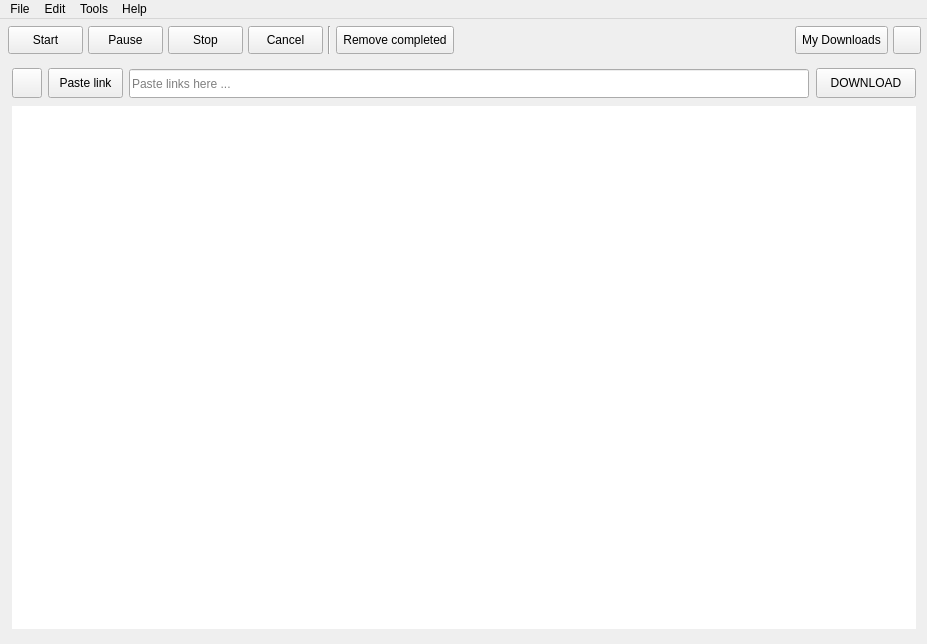
<?xml version="1.0" encoding="UTF-8"?>
<ui version="4.0">
 <class>MainWindow</class>
 <widget class="QMainWindow" name="MainWindow">
  <property name="windowModality">
   <enum>Qt::NonModal</enum>
  </property>
  <property name="enabled">
   <bool>true</bool>
  </property>
  <property name="geometry">
   <rect>
    <x>0</x>
    <y>0</y>
    <width>927</width>
    <height>644</height>
   </rect>
  </property>
  <property name="sizePolicy">
   <sizepolicy hsizetype="Preferred" vsizetype="Preferred">
    <horstretch>3</horstretch>
    <verstretch>3</verstretch>
   </sizepolicy>
  </property>
  <property name="minimumSize">
   <size>
    <width>680</width>
    <height>420</height>
   </size>
  </property>
  <property name="maximumSize">
   <size>
    <width>16777215</width>
    <height>16777215</height>
   </size>
  </property>
  <property name="sizeIncrement">
   <size>
    <width>2</width>
    <height>2</height>
   </size>
  </property>
  <property name="baseSize">
   <size>
    <width>760</width>
    <height>540</height>
   </size>
  </property>
  <property name="font">
   <font>
    <family>Segoe UI</family>
   </font>
  </property>
  <property name="windowTitle">
   <string notr="true">LIII BitTorrent Client</string>
  </property>
  <property name="windowIcon">
   <iconset resource="../../resources/LIII/resources-LIII.qrc">
    <normaloff>:/icon.ico</normaloff>:/icon.ico</iconset>
  </property>
  <property name="styleSheet">
   <string notr="true"/>
  </property>
  <property name="iconSize">
   <size>
    <width>48</width>
    <height>48</height>
   </size>
  </property>
  <property name="cursor">
   <cursorShape>ArrowCursor</cursorShape>
  </property>
  <widget class="QWidget" name="centralWidget">
   <property name="sizePolicy">
    <sizepolicy hsizetype="Expanding" vsizetype="Expanding">
     <horstretch>0</horstretch>
     <verstretch>0</verstretch>
    </sizepolicy>
   </property>
   <property name="minimumSize">
    <size>
     <width>600</width>
     <height>400</height>
    </size>
   </property>
   <property name="maximumSize">
    <size>
     <width>16777215</width>
     <height>16777215</height>
    </size>
   </property>
   <property name="sizeIncrement">
    <size>
     <width>2</width>
     <height>2</height>
    </size>
   </property>
   <property name="autoFillBackground">
    <bool>false</bool>
   </property>
   <property name="styleSheet">
    <string notr="true"/>
   </property>
   <layout class="QVBoxLayout" name="verticalLayout">
    <property name="spacing">
     <number>0</number>
    </property>
    <property name="leftMargin">
     <number>8</number>
    </property>
    <property name="topMargin">
     <number>0</number>
    </property>
    <property name="rightMargin">
     <number>6</number>
    </property>
    <property name="bottomMargin">
     <number>7</number>
    </property>
    <item>
     <widget class="QWidget" name="wTop" native="true">
      <property name="sizePolicy">
       <sizepolicy hsizetype="Preferred" vsizetype="Preferred">
        <horstretch>0</horstretch>
        <verstretch>0</verstretch>
       </sizepolicy>
      </property>
      <property name="minimumSize">
       <size>
        <width>0</width>
        <height>42</height>
       </size>
      </property>
      <property name="maximumSize">
       <size>
        <width>16777215</width>
        <height>42</height>
       </size>
      </property>
      <property name="styleSheet">
       <string notr="true"/>
      </property>
      <layout class="QHBoxLayout" name="horizontalLayout" stretch="0,0,0,0,0,0,1,0,0">
       <property name="spacing">
        <number>5</number>
       </property>
       <property name="leftMargin">
        <number>0</number>
       </property>
       <property name="topMargin">
        <number>0</number>
       </property>
       <property name="rightMargin">
        <number>0</number>
       </property>
       <property name="bottomMargin">
        <number>0</number>
       </property>
       <item>
        <widget class="QToolButton" name="startButton">
         <property name="minimumSize">
          <size>
           <width>75</width>
           <height>28</height>
          </size>
         </property>
         <property name="maximumSize">
          <size>
           <width>75</width>
           <height>28</height>
          </size>
         </property>
         <property name="text">
          <string>Start</string>
         </property>
         <property name="icon">
          <iconset resource="../../resources/LIII/resources-LIII.qrc">
           <normaloff>:/start-normal.png</normaloff>
           <disabledoff>:/start-disabled.png</disabledoff>:/start-normal.png</iconset>
         </property>
         <property name="iconSize">
          <size>
           <width>20</width>
           <height>18</height>
          </size>
         </property>
         <property name="toolButtonStyle">
          <enum>Qt::ToolButtonTextBesideIcon</enum>
         </property>
        </widget>
       </item>
       <item>
        <widget class="QToolButton" name="pauseButton">
         <property name="enabled">
          <bool>true</bool>
         </property>
         <property name="sizePolicy">
          <sizepolicy hsizetype="Fixed" vsizetype="Fixed">
           <horstretch>0</horstretch>
           <verstretch>0</verstretch>
          </sizepolicy>
         </property>
         <property name="minimumSize">
          <size>
           <width>75</width>
           <height>28</height>
          </size>
         </property>
         <property name="maximumSize">
          <size>
           <width>75</width>
           <height>28</height>
          </size>
         </property>
         <property name="baseSize">
          <size>
           <width>75</width>
           <height>0</height>
          </size>
         </property>
         <property name="font">
          <font>
           <family>Segoe UI</family>
          </font>
         </property>
         <property name="text">
          <string>Pause</string>
         </property>
         <property name="icon">
          <iconset resource="../../resources/LIII/resources-LIII.qrc">
           <normaloff>:/pause.png</normaloff>
           <disabledoff>:/pause_disabled.png</disabledoff>
           <disabledon>:/pause.png</disabledon>:/pause.png</iconset>
         </property>
         <property name="iconSize">
          <size>
           <width>20</width>
           <height>18</height>
          </size>
         </property>
         <property name="toolButtonStyle">
          <enum>Qt::ToolButtonTextBesideIcon</enum>
         </property>
         <property name="autoRaise">
          <bool>false</bool>
         </property>
        </widget>
       </item>
       <item>
        <widget class="QToolButton" name="stopButton">
         <property name="minimumSize">
          <size>
           <width>75</width>
           <height>28</height>
          </size>
         </property>
         <property name="maximumSize">
          <size>
           <width>75</width>
           <height>28</height>
          </size>
         </property>
         <property name="text">
          <string>Stop</string>
         </property>
         <property name="icon">
          <iconset resource="../../resources/LIII/resources-LIII.qrc">
           <normaloff>:/stop-normal.png</normaloff>
           <disabledoff>:/stop-disabled.png</disabledoff>:/stop-normal.png</iconset>
         </property>
         <property name="iconSize">
          <size>
           <width>20</width>
           <height>18</height>
          </size>
         </property>
         <property name="toolButtonStyle">
          <enum>Qt::ToolButtonTextBesideIcon</enum>
         </property>
        </widget>
       </item>
       <item>
        <widget class="QToolButton" name="cancelButton">
         <property name="sizePolicy">
          <sizepolicy hsizetype="Preferred" vsizetype="Fixed">
           <horstretch>0</horstretch>
           <verstretch>0</verstretch>
          </sizepolicy>
         </property>
         <property name="minimumSize">
          <size>
           <width>75</width>
           <height>28</height>
          </size>
         </property>
         <property name="maximumSize">
          <size>
           <width>16777215</width>
           <height>28</height>
          </size>
         </property>
         <property name="baseSize">
          <size>
           <width>75</width>
           <height>0</height>
          </size>
         </property>
         <property name="font">
          <font>
           <family>Segoe UI</family>
          </font>
         </property>
         <property name="text">
          <string>Cancel</string>
         </property>
         <property name="icon">
          <iconset resource="../../resources/LIII/resources-LIII.qrc">
           <normaloff>:/stop.png</normaloff>
           <normalon>:/stop.png</normalon>
           <disabledoff>:/stop_disabled.png</disabledoff>
           <disabledon>:/stop_disabled.png</disabledon>
           <activeoff>:/stop.png</activeoff>
           <activeon>:/stop.png</activeon>
           <selectedoff>:/stop.png</selectedoff>
           <selectedon>:/stop.png</selectedon>:/stop.png</iconset>
         </property>
         <property name="iconSize">
          <size>
           <width>20</width>
           <height>18</height>
          </size>
         </property>
         <property name="toolButtonStyle">
          <enum>Qt::ToolButtonTextBesideIcon</enum>
         </property>
         <property name="autoRaise">
          <bool>false</bool>
         </property>
        </widget>
       </item>
       <item>
        <widget class="Line" name="line_2">
         <property name="minimumSize">
          <size>
           <width>2</width>
           <height>28</height>
          </size>
         </property>
         <property name="maximumSize">
          <size>
           <width>16777215</width>
           <height>28</height>
          </size>
         </property>
         <property name="frameShadow">
          <enum>QFrame::Sunken</enum>
         </property>
         <property name="orientation">
          <enum>Qt::Vertical</enum>
         </property>
        </widget>
       </item>
       <item>
        <widget class="QToolButton" name="clearButton">
         <property name="sizePolicy">
          <sizepolicy hsizetype="Preferred" vsizetype="Fixed">
           <horstretch>0</horstretch>
           <verstretch>0</verstretch>
          </sizepolicy>
         </property>
         <property name="minimumSize">
          <size>
           <width>75</width>
           <height>28</height>
          </size>
         </property>
         <property name="maximumSize">
          <size>
           <width>16777215</width>
           <height>28</height>
          </size>
         </property>
         <property name="baseSize">
          <size>
           <width>75</width>
           <height>0</height>
          </size>
         </property>
         <property name="font">
          <font>
           <family>Segoe UI</family>
          </font>
         </property>
         <property name="cursor">
          <cursorShape>ArrowCursor</cursorShape>
         </property>
         <property name="styleSheet">
          <string notr="true"/>
         </property>
         <property name="text">
          <string>Remove completed</string>
         </property>
         <property name="icon">
          <iconset resource="../../resources/LIII/resources-LIII.qrc">
           <normaloff>:/cleanup.png</normaloff>
           <disabledoff>:/cleanup_disabled.png</disabledoff>
           <disabledon>:/cleanup.png</disabledon>
           <activeoff>:/cleanup_hover.png</activeoff>
           <activeon>:/cleanup_hover.png</activeon>:/cleanup.png</iconset>
         </property>
         <property name="iconSize">
          <size>
           <width>20</width>
           <height>18</height>
          </size>
         </property>
         <property name="toolButtonStyle">
          <enum>Qt::ToolButtonTextBesideIcon</enum>
         </property>
         <property name="autoRaise">
          <bool>false</bool>
         </property>
        </widget>
       </item>
       <item>
        <spacer name="horizontalSpacer_14">
         <property name="orientation">
          <enum>Qt::Horizontal</enum>
         </property>
         <property name="sizeHint" stdset="0">
          <size>
           <width>200</width>
           <height>20</height>
          </size>
         </property>
        </spacer>
       </item>
       <item>
        <widget class="QToolButton" name="buttonOpenFolder">
         <property name="sizePolicy">
          <sizepolicy hsizetype="Preferred" vsizetype="Preferred">
           <horstretch>0</horstretch>
           <verstretch>0</verstretch>
          </sizepolicy>
         </property>
         <property name="minimumSize">
          <size>
           <width>75</width>
           <height>28</height>
          </size>
         </property>
         <property name="maximumSize">
          <size>
           <width>126</width>
           <height>28</height>
          </size>
         </property>
         <property name="baseSize">
          <size>
           <width>75</width>
           <height>0</height>
          </size>
         </property>
         <property name="font">
          <font>
           <family>Segoe UI</family>
          </font>
         </property>
         <property name="cursor">
          <cursorShape>ArrowCursor</cursorShape>
         </property>
         <property name="toolTip">
          <string>Open downloaded files' folder</string>
         </property>
         <property name="text">
          <string>My Downloads</string>
         </property>
         <property name="icon">
          <iconset resource="../../resources/LIII/resources-LIII.qrc">
           <normaloff>:/folder.png</normaloff>
           <disabledoff>:/folder_disabled.png</disabledoff>
           <disabledon>:/folder.png</disabledon>:/folder.png</iconset>
         </property>
         <property name="iconSize">
          <size>
           <width>20</width>
           <height>18</height>
          </size>
         </property>
         <property name="toolButtonStyle">
          <enum>Qt::ToolButtonTextBesideIcon</enum>
         </property>
         <property name="autoRaise">
          <bool>false</bool>
         </property>
        </widget>
       </item>
       <item>
        <widget class="QToolButton" name="buttonOptions">
         <property name="enabled">
          <bool>true</bool>
         </property>
         <property name="sizePolicy">
          <sizepolicy hsizetype="Fixed" vsizetype="Fixed">
           <horstretch>0</horstretch>
           <verstretch>0</verstretch>
          </sizepolicy>
         </property>
         <property name="minimumSize">
          <size>
           <width>28</width>
           <height>28</height>
          </size>
         </property>
         <property name="maximumSize">
          <size>
           <width>28</width>
           <height>28</height>
          </size>
         </property>
         <property name="font">
          <font>
           <family>Segoe UI</family>
          </font>
         </property>
         <property name="cursor">
          <cursorShape>ArrowCursor</cursorShape>
         </property>
         <property name="toolTip">
          <string>Open settings page</string>
         </property>
         <property name="layoutDirection">
          <enum>Qt::LeftToRight</enum>
         </property>
         <property name="text">
          <string/>
         </property>
         <property name="icon">
          <iconset resource="../../resources/LIII/resources-LIII.qrc">
           <normaloff>:/settings.png</normaloff>
           <disabledoff>:/settings_disabled.png</disabledoff>
           <activeoff>:/settings_press.png</activeoff>
           <activeon>:/settings_hover.png</activeon>:/settings.png</iconset>
         </property>
         <property name="iconSize">
          <size>
           <width>20</width>
           <height>18</height>
          </size>
         </property>
         <property name="toolButtonStyle">
          <enum>Qt::ToolButtonIconOnly</enum>
         </property>
         <property name="autoRaise">
          <bool>false</bool>
         </property>
        </widget>
       </item>
      </layout>
     </widget>
    </item>
    <item>
     <widget class="QWidget" name="wFiles" native="true">
      <property name="sizePolicy">
       <sizepolicy hsizetype="Preferred" vsizetype="Preferred">
        <horstretch>1</horstretch>
        <verstretch>0</verstretch>
       </sizepolicy>
      </property>
      <property name="styleSheet">
       <string notr="true"/>
      </property>
      <layout class="QVBoxLayout" name="verticalLayout_2">
       <property name="spacing">
        <number>0</number>
       </property>
       <property name="leftMargin">
        <number>0</number>
       </property>
       <property name="topMargin">
        <number>0</number>
       </property>
       <property name="rightMargin">
        <number>0</number>
       </property>
       <property name="bottomMargin">
        <number>0</number>
       </property>
       <item>
        <widget class="QFrame" name="frameFirst">
         <property name="styleSheet">
          <string notr="true"/>
         </property>
         <property name="frameShape">
          <enum>QFrame::NoFrame</enum>
         </property>
         <property name="frameShadow">
          <enum>QFrame::Plain</enum>
         </property>
         <property name="lineWidth">
          <number>0</number>
         </property>
         <layout class="QVBoxLayout" name="verticalLayout_3">
          <property name="spacing">
           <number>0</number>
          </property>
          <property name="leftMargin">
           <number>4</number>
          </property>
          <property name="topMargin">
           <number>0</number>
          </property>
          <property name="rightMargin">
           <number>5</number>
          </property>
          <property name="bottomMargin">
           <number>0</number>
          </property>
          <item>
           <widget class="QFrame" name="downloadAddLayout">
            <property name="minimumSize">
             <size>
              <width>0</width>
              <height>45</height>
             </size>
            </property>
            <property name="maximumSize">
             <size>
              <width>16777215</width>
              <height>45</height>
             </size>
            </property>
            <property name="styleSheet">
             <string notr="true"/>
            </property>
            <property name="frameShape">
             <enum>QFrame::NoFrame</enum>
            </property>
            <layout class="QHBoxLayout" name="horizontalLayout_9">
             <property name="leftMargin">
              <number>0</number>
             </property>
             <property name="topMargin">
              <number>0</number>
             </property>
             <property name="rightMargin">
              <number>0</number>
             </property>
             <property name="bottomMargin">
              <number>0</number>
             </property>
             <item>
              <widget class="QPushButton" name="openTorrent">
               <property name="enabled">
                <bool>true</bool>
               </property>
               <property name="sizePolicy">
                <sizepolicy hsizetype="Fixed" vsizetype="Fixed">
                 <horstretch>0</horstretch>
                 <verstretch>0</verstretch>
                </sizepolicy>
               </property>
               <property name="minimumSize">
                <size>
                 <width>30</width>
                 <height>30</height>
                </size>
               </property>
               <property name="maximumSize">
                <size>
                 <width>30</width>
                 <height>30</height>
                </size>
               </property>
               <property name="font">
                <font>
                 <family>Segoe UI</family>
                </font>
               </property>
               <property name="cursor">
                <cursorShape>ArrowCursor</cursorShape>
               </property>
               <property name="toolTip">
                <string>Add Torrent</string>
               </property>
               <property name="styleSheet">
                <string notr="true"/>
               </property>
               <property name="text">
                <string/>
               </property>
               <property name="icon">
                <iconset resource="../../resources/LIII/resources-LIII.qrc">
                 <normaloff>:/add_torrent_normal.png</normaloff>
                 <normalon>:/add_torrent_press.png</normalon>
                 <disabledoff>:/add_torrent_disabled.png</disabledoff>
                 <disabledon>:/add_torrent_disabled.png</disabledon>
                 <activeoff>:/add_torrent_hover.png</activeoff>
                 <activeon>:/add_torrent_hover.png</activeon>:/add_torrent_normal.png</iconset>
               </property>
               <property name="iconSize">
                <size>
                 <width>28</width>
                 <height>28</height>
                </size>
               </property>
              </widget>
             </item>
             <item>
              <widget class="QToolButton" name="buttonPaste">
               <property name="sizePolicy">
                <sizepolicy hsizetype="Preferred" vsizetype="Fixed">
                 <horstretch>0</horstretch>
                 <verstretch>0</verstretch>
                </sizepolicy>
               </property>
               <property name="minimumSize">
                <size>
                 <width>75</width>
                 <height>30</height>
                </size>
               </property>
               <property name="maximumSize">
                <size>
                 <width>16777215</width>
                 <height>30</height>
                </size>
               </property>
               <property name="baseSize">
                <size>
                 <width>75</width>
                 <height>0</height>
                </size>
               </property>
               <property name="font">
                <font>
                 <family>Segoe UI</family>
                </font>
               </property>
               <property name="cursor">
                <cursorShape>ArrowCursor</cursorShape>
               </property>
               <property name="toolTip">
                <string>Paste your links here</string>
               </property>
               <property name="styleSheet">
                <string notr="true"/>
               </property>
               <property name="text">
                <string>Paste link</string>
               </property>
               <property name="iconSize">
                <size>
                 <width>20</width>
                 <height>18</height>
                </size>
               </property>
               <property name="toolButtonStyle">
                <enum>Qt::ToolButtonTextBesideIcon</enum>
               </property>
               <property name="autoRaise">
                <bool>false</bool>
               </property>
              </widget>
             </item>
             <item>
              <layout class="QHBoxLayout" name="horizontalLayout_4">
               <property name="spacing">
                <number>0</number>
               </property>
               <item>
                <widget class="LineEditEx" name="linkEdit">
                 <property name="minimumSize">
                  <size>
                   <width>0</width>
                   <height>29</height>
                  </size>
                 </property>
                 <property name="maximumSize">
                  <size>
                   <width>16777215</width>
                   <height>29</height>
                  </size>
                 </property>
                 <property name="text">
                  <string/>
                 </property>
                 <property name="placeholderText">
                  <string>Paste links here ...</string>
                 </property>
                </widget>
               </item>
               <item>
                <widget class="ButtonLabel" name="lblClearText">
                 <property name="text">
                  <string/>
                 </property>
                </widget>
               </item>
               <item>
                <widget class="QPushButton" name="buttonStart">
                 <property name="enabled">
                  <bool>true</bool>
                 </property>
                 <property name="sizePolicy">
                  <sizepolicy hsizetype="Fixed" vsizetype="Fixed">
                   <horstretch>0</horstretch>
                   <verstretch>0</verstretch>
                  </sizepolicy>
                 </property>
                 <property name="minimumSize">
                  <size>
                   <width>100</width>
                   <height>30</height>
                  </size>
                 </property>
                 <property name="maximumSize">
                  <size>
                   <width>166667</width>
                   <height>30</height>
                  </size>
                 </property>
                 <property name="font">
                  <font>
                   <family>Segoe UI</family>
                  </font>
                 </property>
                 <property name="cursor">
                  <cursorShape>ArrowCursor</cursorShape>
                 </property>
                 <property name="styleSheet">
                  <string notr="true"/>
                 </property>
                 <property name="text">
                  <string>DOWNLOAD</string>
                 </property>
                 <property name="iconSize">
                  <size>
                   <width>28</width>
                   <height>28</height>
                  </size>
                 </property>
                </widget>
               </item>
              </layout>
             </item>
            </layout>
           </widget>
          </item>
          <item>
           <widget class="QStackedWidget" name="stackedCentalWidget">
            <widget class="QWidget" name="page">
             <layout class="QHBoxLayout" name="horizontalLayout_5">
              <property name="spacing">
               <number>0</number>
              </property>
              <property name="leftMargin">
               <number>0</number>
              </property>
              <property name="topMargin">
               <number>0</number>
              </property>
              <property name="rightMargin">
               <number>0</number>
              </property>
              <property name="bottomMargin">
               <number>8</number>
              </property>
              <item>
               <widget class="DownloadCollectionTreeView" name="listUrls">
                <property name="enabled">
                 <bool>true</bool>
                </property>
                <property name="sizePolicy">
                 <sizepolicy hsizetype="Expanding" vsizetype="Expanding">
                  <horstretch>0</horstretch>
                  <verstretch>0</verstretch>
                 </sizepolicy>
                </property>
                <property name="minimumSize">
                 <size>
                  <width>0</width>
                  <height>50</height>
                 </size>
                </property>
                <property name="baseSize">
                 <size>
                  <width>0</width>
                  <height>0</height>
                 </size>
                </property>
                <property name="cursor" stdset="0">
                 <cursorShape>ArrowCursor</cursorShape>
                </property>
                <property name="contextMenuPolicy">
                 <enum>Qt::CustomContextMenu</enum>
                </property>
                <property name="toolTip">
                 <string/>
                </property>
                <property name="styleSheet">
                 <string notr="true"/>
                </property>
                <property name="frameShape">
                 <enum>QFrame::NoFrame</enum>
                </property>
                <property name="frameShadow">
                 <enum>QFrame::Plain</enum>
                </property>
                <property name="lineWidth">
                 <number>0</number>
                </property>
                <property name="midLineWidth">
                 <number>0</number>
                </property>
                <property name="horizontalScrollBarPolicy">
                 <enum>Qt::ScrollBarAsNeeded</enum>
                </property>
                <property name="autoScroll">
                 <bool>true</bool>
                </property>
                <property name="dragEnabled">
                 <bool>true</bool>
                </property>
                <property name="dragDropMode">
                 <enum>QAbstractItemView::InternalMove</enum>
                </property>
                <property name="alternatingRowColors">
                 <bool>false</bool>
                </property>
                <property name="selectionMode">
                 <enum>QAbstractItemView::ExtendedSelection</enum>
                </property>
                <property name="horizontalScrollMode">
                 <enum>QAbstractItemView::ScrollPerPixel</enum>
                </property>
                <property name="itemsExpandable">
                 <bool>true</bool>
                </property>
                <property name="allColumnsShowFocus">
                 <bool>true</bool>
                </property>
                <property name="expandsOnDoubleClick">
                 <bool>true</bool>
                </property>
                <attribute name="headerStretchLastSection">
                 <bool>true</bool>
                </attribute>
               </widget>
              </item>
             </layout>
            </widget>
           </widget>
          </item>
         </layout>
        </widget>
       </item>
      </layout>
     </widget>
    </item>
   </layout>
  </widget>
  <widget class="QMenuBar" name="menuBar">
   <property name="geometry">
    <rect>
     <x>0</x>
     <y>0</y>
     <width>927</width>
     <height>21</height>
    </rect>
   </property>
   <property name="sizePolicy">
    <sizepolicy hsizetype="Preferred" vsizetype="Preferred">
     <horstretch>0</horstretch>
     <verstretch>0</verstretch>
    </sizepolicy>
   </property>
   <property name="minimumSize">
    <size>
     <width>0</width>
     <height>0</height>
    </size>
   </property>
   <property name="maximumSize">
    <size>
     <width>16777215</width>
     <height>22</height>
    </size>
   </property>
   <property name="font">
    <font>
     <family>Segoe UI</family>
    </font>
   </property>
   <property name="styleSheet">
    <string notr="true"/>
   </property>
   <widget class="QMenu" name="menuFile">
    <property name="title">
     <string>File</string>
    </property>
    <addaction name="actionOpen"/>
    <addaction name="actionClose_Link"/>
    <addaction name="actionExit_Link"/>
   </widget>
   <widget class="QMenu" name="menuPlayBack">
    <property name="title">
     <string>Edit</string>
    </property>
    <addaction name="actionPaste_Links"/>
    <addaction name="separator"/>
    <addaction name="actionCleanup"/>
    <addaction name="actionStart"/>
    <addaction name="actionPause_selected"/>
    <addaction name="actionCancel_selected"/>
   </widget>
   <widget class="QMenu" name="menuHelp">
    <property name="title">
     <string>Help</string>
    </property>
    <addaction name="actionAbout_LIII"/>
   </widget>
   <widget class="QMenu" name="menuTools">
    <property name="title">
     <string>Tools</string>
    </property>
    <addaction name="actionPreferences"/>
   </widget>
   <addaction name="menuFile"/>
   <addaction name="menuPlayBack"/>
   <addaction name="menuTools"/>
   <addaction name="menuHelp"/>
  </widget>
  <action name="actionClose_Link">
   <property name="text">
    <string>Close</string>
   </property>
   <property name="shortcut">
    <string notr="true">Alt+F4</string>
   </property>
   <property name="menuRole">
    <enum>QAction::TextHeuristicRole</enum>
   </property>
  </action>
  <action name="actionExit_Link">
   <property name="text">
    <string>Exit</string>
   </property>
   <property name="shortcut">
    <string notr="true">Alt+X</string>
   </property>
  </action>
  <action name="actionPaste_Links">
   <property name="text">
    <string>Paste link</string>
   </property>
   <property name="shortcut">
    <string notr="true">Ctrl+V</string>
   </property>
  </action>
  <action name="actionCleanup">
   <property name="icon">
    <iconset>
     <normalon>:/cleanup.png</normalon>
    </iconset>
   </property>
   <property name="text">
    <string>Remove completed</string>
   </property>
  </action>
  <action name="actionPause_unpause_selected">
   <property name="text">
    <string>Pause selected</string>
   </property>
  </action>
  <action name="actionAbout_LIII">
   <property name="icon">
    <iconset resource="../../resources/LIII/resources-LIII.qrc">
     <normaloff>:/icon.ico</normaloff>:/icon.ico</iconset>
   </property>
   <property name="text">
    <string notr="true">About LIII</string>
   </property>
   <property name="menuRole">
    <enum>QAction::AboutRole</enum>
   </property>
  </action>
  <action name="actionPreferences">
   <property name="icon">
    <iconset resource="../../resources/LIII/resources-LIII.qrc">
     <normaloff>:/settings.png</normaloff>:/settings.png</iconset>
   </property>
   <property name="text">
    <string>Open Settings</string>
   </property>
   <property name="menuRole">
    <enum>QAction::PreferencesRole</enum>
   </property>
  </action>
  <action name="actionPause_selected">
   <property name="icon">
    <iconset resource="../../resources/LIII/resources-LIII.qrc">
     <normaloff>:/icons/Drop-down-pause-icon-normal.png</normaloff>:/icons/Drop-down-pause-icon-normal.png</iconset>
   </property>
   <property name="text">
    <string>Pause</string>
   </property>
  </action>
  <action name="actionCancel_selected">
   <property name="icon">
    <iconset resource="../../resources/LIII/resources-LIII.qrc">
     <normaloff>:/icons/Drop-down-cancel-icon-normal.png</normaloff>:/icons/Drop-down-cancel-icon-normal.png</iconset>
   </property>
   <property name="text">
    <string>Cancel</string>
   </property>
  </action>
  <action name="actionPauseAllDownloads">
   <property name="icon">
    <iconset resource="../../resources/LIII/resources-LIII.qrc">
     <normaloff>:/icons/tray-pause-icon.png</normaloff>:/icons/tray-pause-icon.png</iconset>
   </property>
   <property name="text">
    <string>Pause All Downloads</string>
   </property>
  </action>
  <action name="actionStartAllDownloads">
   <property name="icon">
    <iconset resource="../../resources/LIII/resources-LIII.qrc">
     <normaloff>:/icons/tray-start-icon.png</normaloff>:/icons/tray-start-icon.png</iconset>
   </property>
   <property name="text">
    <string>Start All Downloads</string>
   </property>
  </action>
  <action name="actionStopAllDownloads">
   <property name="icon">
    <iconset resource="../../resources/LIII/resources-LIII.qrc">
     <normaloff>:/icons/tray-stop-icon.png</normaloff>:/icons/tray-stop-icon.png</iconset>
   </property>
   <property name="text">
    <string>Stop All Downloads</string>
   </property>
  </action>
  <action name="actionStart">
   <property name="icon">
    <iconset resource="../../resources/LIII/resources-LIII.qrc">
     <normaloff>:/icons/Drop-down-start-icon-normal.png</normaloff>:/icons/Drop-down-start-icon-normal.png</iconset>
   </property>
   <property name="text">
    <string>Start</string>
   </property>
  </action>
  <action name="actionStop">
   <property name="icon">
    <iconset resource="../../resources/LIII/resources-LIII.qrc">
     <normaloff>:/icons/Drop-down-stop-icon-normal.png</normaloff>:/icons/Drop-down-stop-icon-normal.png</iconset>
   </property>
   <property name="text">
    <string>Stop</string>
   </property>
  </action>
  <action name="actionOpen">
   <property name="text">
    <string>Open</string>
   </property>
   <property name="shortcut">
    <string>Ctrl+O</string>
   </property>
  </action>
 </widget>
 <layoutdefault spacing="6" margin="11"/>
 <customwidgets>
  <customwidget>
   <class>DownloadCollectionTreeView</class>
   <extends>QTreeView</extends>
   <header>downloadcollectiontreeview.h</header>
  </customwidget>
  <customwidget>
   <class>LineEditEx</class>
   <extends>QLineEdit</extends>
   <header>lineeditex.h</header>
  </customwidget>
  <customwidget>
   <class>ButtonLabel</class>
   <extends>QLabel</extends>
   <header>buttonlabel.h</header>
  </customwidget>
 </customwidgets>
 <resources>
  <include location="../../resources/LIII/resources-LIII.qrc"/>
 </resources>
 <connections/>
</ui>
